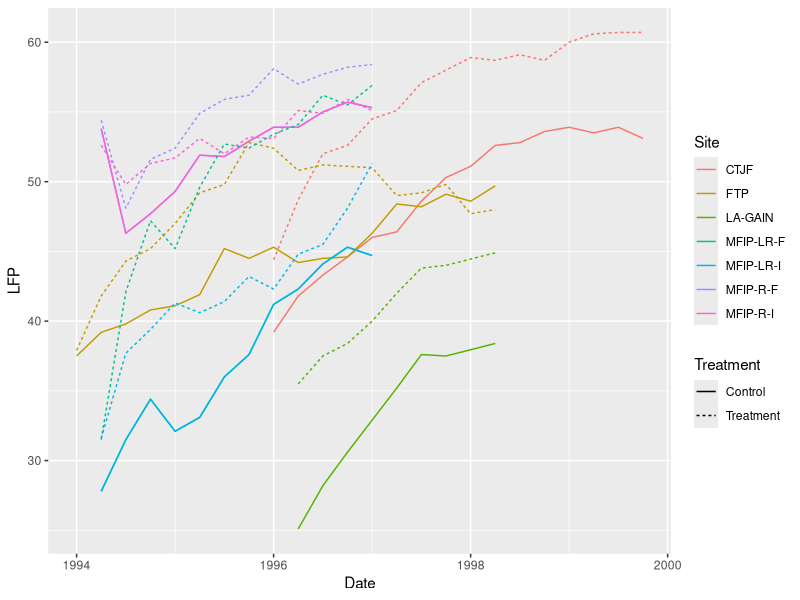
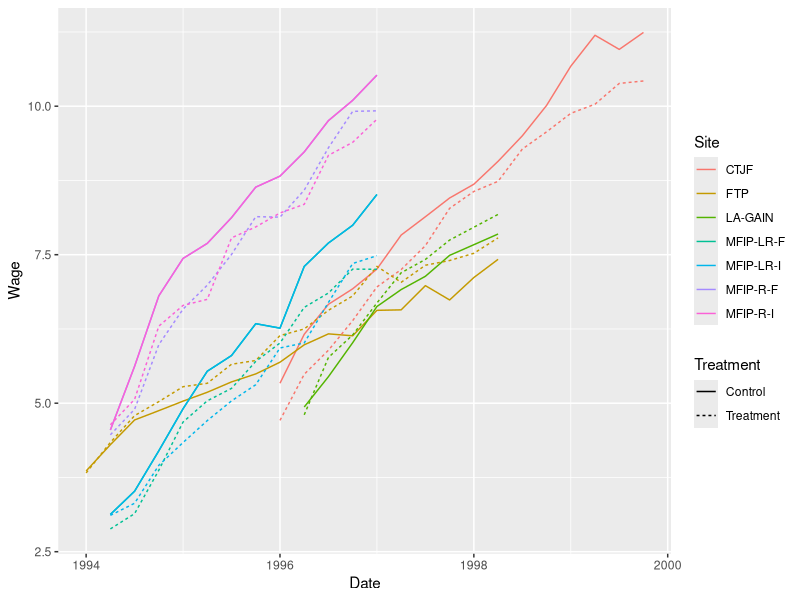
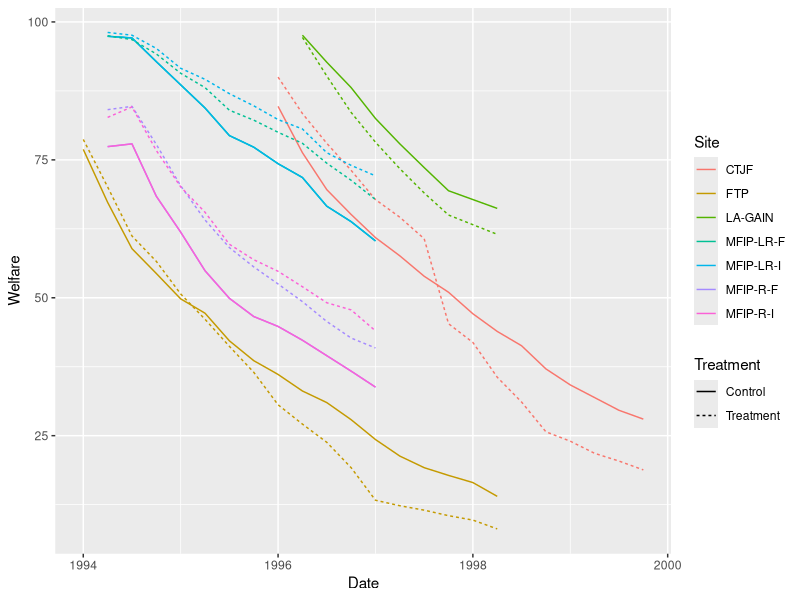
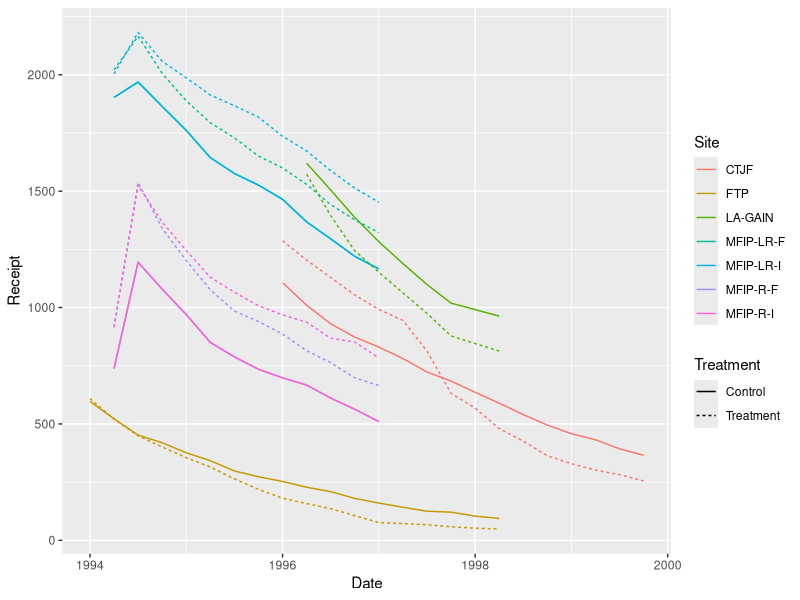

The R source for these figures, in order: (Note: this script raises an error after producing the figures.)
setwd("~/GitHub/welfare-meta-study/Code/")
library(dplyr)
library(ggplot2)

D <- read.csv("../Data/QuarterlyData.csv")
D$Date <- D$Year + D$Quarter*0.25
D$Wage <- D$Earnings/D$LFP*100/(12*30)

D <- D[1:180,]

g1 = ggplot(D,aes(x=Date,y=LFP,linetype=Treatment,color=Site)) + geom_line()
g2 = ggplot(D,aes(x=Date,y=Wage,linetype=Treatment,color=Site)) + geom_line()
g3 = ggplot(D,aes(x=Date,y=Welfare,linetype=Treatment,color=Site)) + geom_line()
g4 = ggplot(D,aes(x=Date,y=Receipt,linetype=Treatment,color=Site)) + geom_line()
g7 = ggplot(D,aes(x=Date,y=FoodStamps,linetype=Treatment,color=Site)) + geom_line()

d1 <- D[D$Treatment=="Control",]
d2 <- D[D$Treatment=="Treatment",]
d1$TE <- d2$Wage - d1$Wage
d1$TE_emp <- d2$LFP - d1$LFP

d1 <- d1 %>% group_by(Site,Treatment) %>% mutate(Time = Date - Year[1])
g5 = ggplot(d1,aes(x=Time,y=TE,color=Site)) + geom_line()
g6 = ggplot(d1,aes(x=Time,y=TE_emp,color=Site)) + geom_line()

ggsave("Plot_LFP.png",g1)
ggsave("Plot_Wage.png",g2)
ggsave("Plot_Welfare.png",g3)
ggsave("Plot_Receipt.png",g4)


D <- read.csv("../Data/ChildOutcomes.csv")

d0 <- D[D$Treatment=="C",]
d1 <- D[D$Treatment!="C",]
d0 <- d0 %>% melt(c("Site","Treatment","YearOfMeasurement","Age.at.Measurement"))
d0 <- rename_(d0,value0 = "value") %>% select(-"Treatment")
d1 <- d1 %>% melt(c("Site","Treatment","YearOfMeasurement","Age.at.Measurement"))
d2 <- merge(d0,d1)

d2$TE <- d2$value - d2$value0
cols = c("Site","YearOfMeasurement","Age.at.Measurement","Treatment")
d2 <- select(d2,-c("value0","value"))


